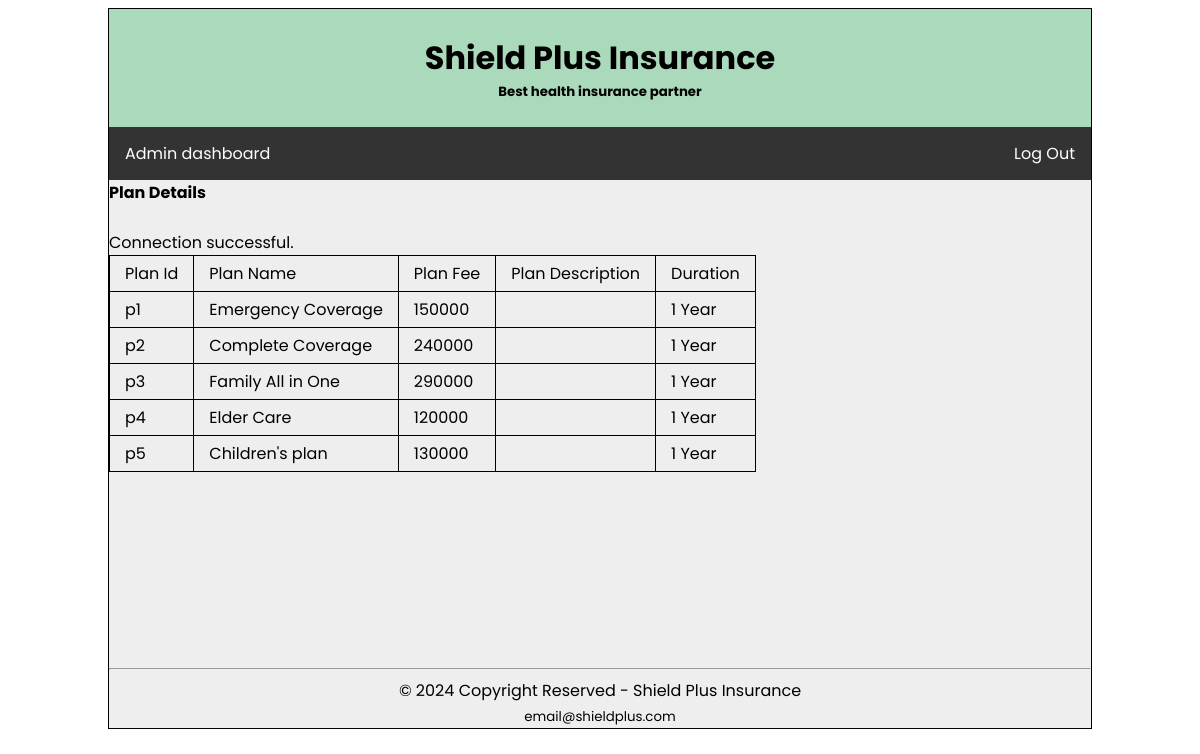
/plan/read-plan.php, run on the app's committed database.
### tables this page shows
CREATE TABLE plan(
    planId varchar(6) NOT NULL, 
    planName varchar(100) NOT NULL,
    planFee int, 
    planDescription varchar(200),
    duration varchar(20),

    CONSTRAINT plan_pk PRIMARY KEY(planId)
);

### plan/read-plan.php (the view, shortened to what this page needs)
<!DOCTYPE html>
<html>
<head>
	<link rel="stylesheet" type="text/css" href="read-plan.css">
</head>
<body>
	<div class="main-container">
        <div class="head"><br>
	    <h1>Shield Plus Insurance</h1>
	    <h5>Best health insurance partner</h5> <br>
        </div>
        <ul class="nav1">
            <li class="nav1"><a href="../admin.php">Admin dashboard</a></li>
            <li class="nav2"><a href="../logout.php">Log Out</a></li>
        </ul>
        <div class="view-employee">
            <div><b>Plan Details</b></div> <br>
                <?php
                require_once '../inc/connection.php';
                $sql = "SELECT * FROM plan ORDER BY planId ASC";
                $result = $connection->query($sql);
                if(!$result){
                    die("Invalid query or no results found!");
                }else{
                    echo '<div class="center-table">';
                    echo "<table>";
                    echo "<tr><td>Plan Id</td> <td>Plan Name</td> <td>Plan Fee</td> <td>Plan Description</td> <td>Duration</td></tr>";
                    while($row=$result->fetch_assoc()){
                        echo "<tr>";
                        echo "<td>".$row['planId']."</td>";
                        echo "<td>".$row['planName']."</td>";
                        echo "<td>".$row['planFee']."</td>";
                        echo "<td>".$row['planDescription']."</td>";
                        echo "<td>".$row['duration']."</td>";
                        echo "</tr>";
                    }
                    echo "</table>";
                    echo '</div>';
                }
                ?>
            </div>
        <footer>
            <hr>
            &copy; 2024 Copyright Reserved - Shield Plus Insurance <br>
            <small>email@shieldplus.com</small>
        </footer>
	</div>
</body>
</html>

### plan/read-plan.css (style rules this page uses)
.main-container { font-family: 'poppins'; border: 1px solid black; margin: 0px 100px 10px 100px; background-color: #EEEEEE; }
.head h1 { text-align: center; margin-bottom: 0px; margin-top: 0px; }
.head h5 { margin-top: 0px; margin-bottom: 0px; text-align: center; }
.head { background-color: #AAD9BB; }
ul { list-style-type: none; margin:auto; padding: 0; overflow: hidden; background-color: #333; }
li.nav1 { float: left; }
li.nav2 { float: right; }
li a { display: block; color: white; text-align: center; padding: 14px 16px; text-decoration: none; }
footer, footer small { text-align: center; }

### plan/read-plan.php (style rules this page uses)
.view-employee { height: 60vh; }
table, th,td { padding: 5px 15px; border: 1px solid black; border-collapse: collapse; }

### data on the page
plan: planId "p1", planName "Emergency Coverage", planFee "150000", duration "1 Year"
plan: planId "p2", planName "Complete Coverage", planFee "240000", duration "1 Year"
plan: planId "p3", planName "Family All in One", planFee "290000", duration "1 Year"
plan: planId "p4", planName "Elder Care", planFee "120000", duration "1 Year"
plan: planId "p5", planName "Children's plan", planFee "130000", duration "1 Year"
